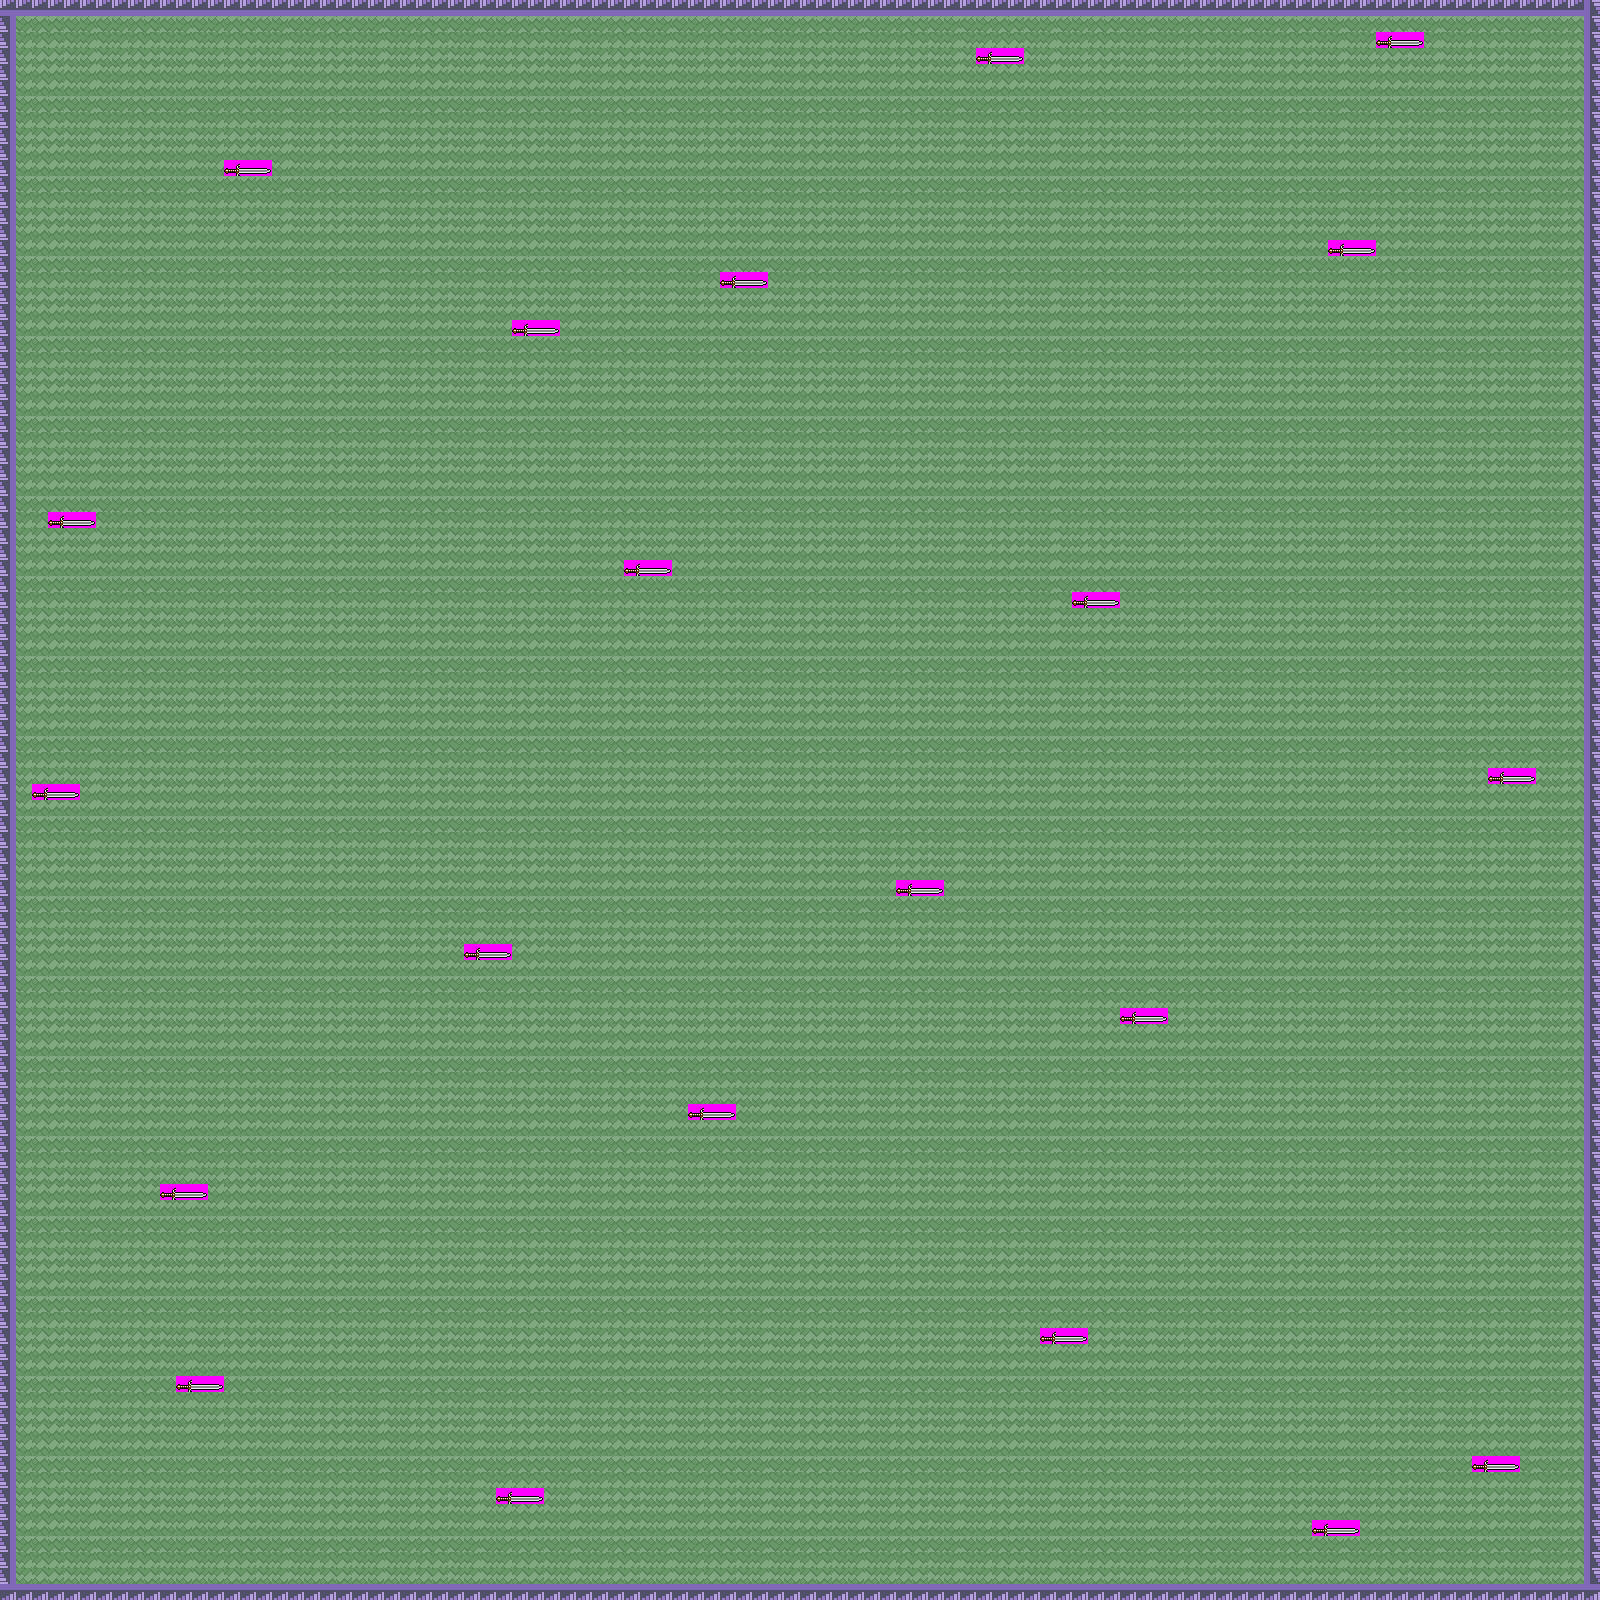

A level layout from a 2D game, rendered from its tile map. Below: a short description, then the map file with tile-grid data replaced by summaries:
An orthogonal 100x100 tile map with 16x16 px tiles, 3 tile layers (background, swords, walls), 2 tilesets and 25 objects.

<map version="1.4" tiledversion="1.4.2" orientation="orthogonal" renderorder="right-down" width="100" height="100" tilewidth="16" tileheight="16" infinite="0" nextlayerid="8" nextobjectid="26">
 <tileset firstgid="1" source="Game Boy Advance - Pokemon FireRed LeafGreen - Pokemon Tower.tsx" />
 <tileset firstgid="2853" source="Genesis 32X SCD - Shining Force 2 - Weapons.tsx" />
 <layer id="3" name="background" width="100" height="100" tintcolor="#aaaaff">
  <data>[10000 cells, 10000 non-empty, 30 distinct tile ids]</data>
 </layer>
 <layer id="6" name="swords" width="100" height="100">
  <data>[10000 cells, 63 non-empty, 3 distinct tile ids]</data>
 </layer>
 <objectgroup id="7" name="swords">
  <object id="5" x="496.667" y="1488.67">
   <polygon points="0,0 46.6667,0 46.6667,14.6667 -1.33333,14.6667" />
  </object>
  <object id="6" x="177.333" y="1376.67">
   <polygon points="0,0 46.6667,0 46.6667,14.6667 -1.33333,14.6667" />
  </object>
  <object id="7" x="162" y="1186">
   <polygon points="0,0 46.6667,0 46.6667,14.6667 -1.33333,14.6667" />
  </object>
  <object id="8" x="1314" y="1521.33">
   <polygon points="0,0 46.6667,0 46.6667,14.6667 -1.33333,14.6667" />
  </object>
  <object id="9" x="1041.33" y="1329.33">
   <polygon points="0,0 46.6667,0 46.6667,14.6667 -1.33333,14.6667" />
  </object>
  <object id="10" x="1472.67" y="1456.67">
   <polygon points="0,0 46.6667,0 46.6667,14.6667 -1.33333,14.6667" />
  </object>
  <object id="11" x="1120.67" y="1010">
   <polygon points="0,0 46.6667,0 46.6667,14.6667 -1.33333,14.6667" />
  </object>
  <object id="12" x="896.667" y="881.333">
   <polygon points="0,0 46.6667,0 46.6667,14.6667 -1.33333,14.6667" />
  </object>
  <object id="13" x="1488.67" y="769.333">
   <polygon points="0,0 46.6667,0 46.6667,14.6667 -1.33333,14.6667" />
  </object>
  <object id="14" x="1072" y="592.667">
   <polygon points="0,0 46.6667,0 46.6667,14.6667 -1.33333,14.6667" />
  </object>
  <object id="15" x="1329.33" y="240.667">
   <polygon points="0,0 46.6667,0 46.6667,14.6667 -1.33333,14.6667" />
  </object>
  <object id="16" x="1376" y="32.6667">
   <polygon points="0,0 46.6667,0 46.6667,14.6667 -1.33333,14.6667" />
  </object>
  <object id="17" x="976" y="48">
   <polygon points="0,0 46.6667,0 46.6667,14.6667 -1.33333,14.6667" />
  </object>
  <object id="18" x="464" y="945">
   <polygon points="0,0 46.6667,0 46.6667,14.6667 -1.33333,14.6667" />
  </object>
  <object id="19" x="32" y="784.667">
   <polygon points="0,0 46.6667,0 46.6667,14.6667 -1.33333,14.6667" />
  </object>
  <object id="20" x="48.6667" y="513.333">
   <polygon points="0,0 46.6667,0 46.6667,14.6667 -1.33333,14.6667" />
  </object>
  <object id="21" x="624" y="560.667">
   <polygon points="0,0 46.6667,0 46.6667,14.6667 -1.33333,14.6667" />
  </object>
  <object id="22" x="512.667" y="320.667">
   <polygon points="0,0 46.6667,0 46.6667,14.6667 -1.33333,14.6667" />
  </object>
  <object id="23" x="224" y="161.333">
   <polygon points="0,0 46.6667,0 46.6667,14.6667 -1.33333,14.6667" />
  </object>
  <object id="24" x="689" y="1105">
   <polygon points="0,0 46.6667,0 46.6667,14.6667 -1.33333,14.6667" />
  </object>
  <object id="25" x="721" y="274">
   <polygon points="0,0 46.6667,0 46.6667,14.6667 -1.33333,14.6667" />
  </object>
 </objectgroup>
 <layer id="4" name="walls" width="100" height="100">
  <data>[10000 cells, 396 non-empty, 1 distinct tile ids]</data>
 </layer>
 <objectgroup id="5" name="walls">
  <object id="1" x="-0.0909091" y="1582.91" width="1601.3" height="15.1515" />
  <object id="2" x="1584.88" y="-3.09091" width="16.1515" height="1603.09" />
  <object id="3" x="-1.09091" y="0" width="1598.09" height="16.0909" />
  <object id="4" x="1.87879" y="-0.181818" width="14.1818" height="1600.24" />
 </objectgroup>
</map>
